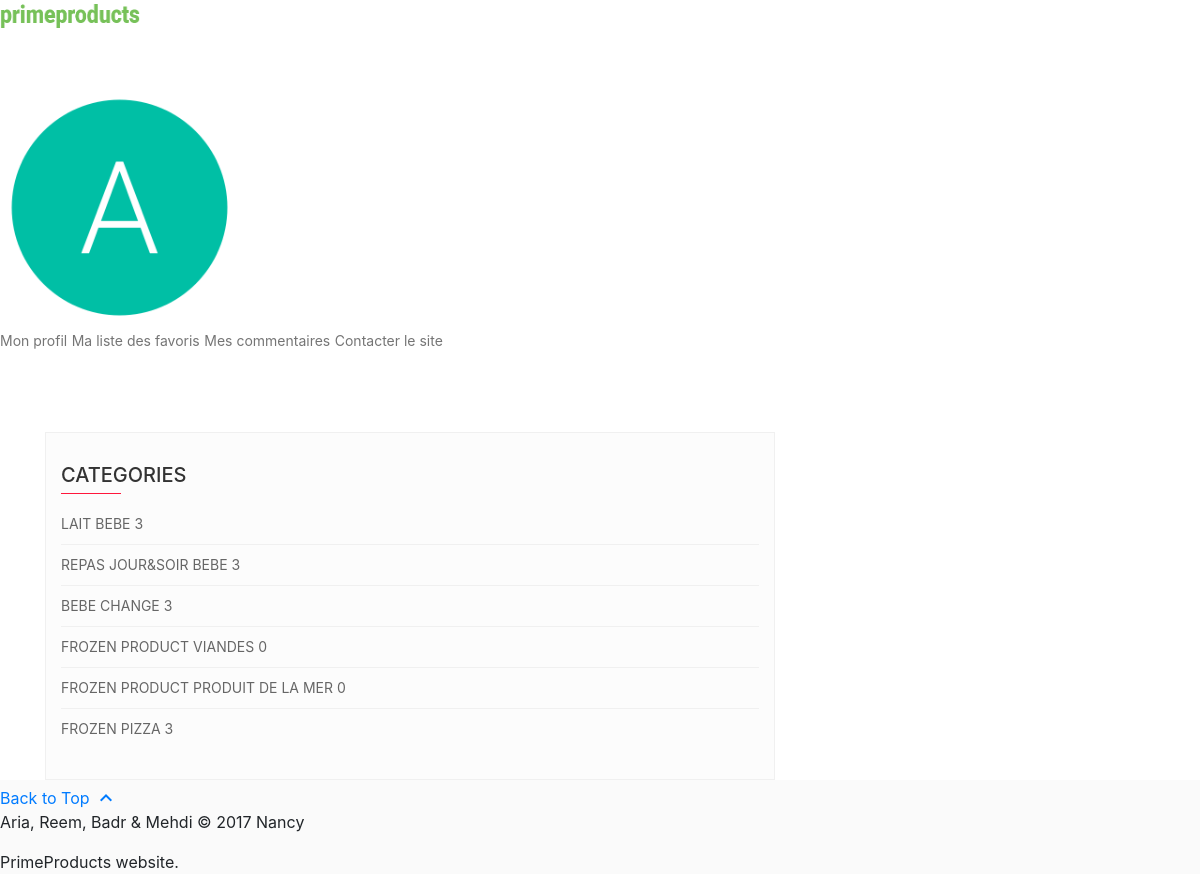
/categories_listing (signed in), run on the app's committed database.
### PrimeProductsWebsite/models.py (models this page shows)
class Category(models.Model):
    name = models.CharField(max_length=50, db_index=True)
    description = models.CharField(max_length=1000)

### PrimeProductsWebsite/views.py (the view)
# urls.py: url(r'^categories_listing$', views.categories_listing, name='categories_listing'),
def categories_listing(request):
    category=Category.objects.all()
    q = []
    for c in category:
        categorie = {'categorie':c.name ,'number_of_products':ProductNumber(c.pk)}
        q.append(categorie)
    return render(request, 'categories_listing.html', {'categories':q})

### PrimeProductsWebsite/views.py (called while the page is built)
def ProductNumber(categoryId):
    products=Product.objects.filter(category=categoryId)
    n=len(products)
    return n

### PrimeProductsWebsite/templates/categories_listing.html (shortened to what this page needs)
<!doctype html>
<html lang="en">
  <head>
    <link rel="stylesheet" href="https://storage.googleapis.com/code.getmdl.io/1.0.0/material.min.css">
    {% load static %}
    <link rel="stylesheet" href=" {% static "css/styles.css" %}?v=00005" type="text/css">
    <link rel="stylesheet" href=" {% static "css/bootstrap.css" %}?v=00001" type="text/css">
  </head>
  <body>
    <div class="mdl-layout mdl-js-layout mdl-layout--fixed-header">
      <div class="android-header mdl-layout__header mdl-layout__header--waterfall">
        <div class="mdl-layout__header-row">
          <span class="android-title mdl-layout-title">
            <img class="android-logo-image" src="/static/images/prime-logo.png">
          </span>
          <div class="android-navigation-container">
            <nav class="android-navigation mdl-navigation">
              <nav class="android-navigation mdl-navigation">
            </nav>
            </nav>
          </div>
        </div>
      </div>
      {% if user.is_authenticated %}
      <div class="android-drawer mdl-layout__drawer">
        <span>
          <img src="/static/images/alphabet/{{ user.username|make_list|first }}.png" style="width:240px">
        </span>
        <nav class="mdl-navigation">
          <a class="mdl-navigation__link" href="profile">Mon profil</a>
          <a class="mdl-navigation__link" href="favourite_list">Ma liste des favoris</a>
          <a class="mdl-navigation__link" href="my_comments">Mes commentaires</a>
          <a class="mdl-navigation__link" href="contact_form">Contacter le site</a>
        </nav>
      </div>
      {% endif %}
      <div class="android-content mdl-layout__content">
<div class="container">
<div class="row">
<div class="col-sm-8">
  <div class="single category">
    <h3 class="side-title">Categories</h3>
    <ul class="list-unstyled">
      {% for c in categories %}
      <li><a href="" title="">{{c.categorie}} <span class="pull-right">{{c.number_of_products}}</span></a></li>
      {% endfor %}
    </ul>
   </div>
</div>
</div>
</div>
        <footer class="android-footer mdl-mega-footer">
          <div class="mdl-mega-footer--top-section">
            <div class="mdl-mega-footer--right-section">
              <a class="mdl-typography--font-light" href="#top">
                Back to Top
                <i class="material-icons">expand_less</i>
              </a>
            </div>
          </div>
          <div class="mdl-mega-footer--middle-section">
            <p class="mdl-typography--font-light">Aria, Reem, Badr & Mehdi © 2017 Nancy</p>
            <p class="mdl-typography--font-light">PrimeProducts website.</p>
          </div>
        </footer>
      </div>
    </div>
  </body>
</html>

### PrimeProductsWebsite/static/css/styles.css (style rules this page uses)
body { margin: 0; }
.android-logo-image { height: 28px; width: 140px; }
.android-header { overflow: visible; background-color: white; }
.android-navigation-container { direction: rtl; order: 1; width: 500px; transition: opacity 0.2s cubic-bezier(0.4, 0, 0.2, 1), width 0.2s cubic-bezier(0.4, 0, 0.2, 1); }
.android-navigation { direction: ltr; justify-content: flex-end; width: 800px; }
.android-drawer { border-right: none; }
.android-drawer .mdl-navigation__link.mdl-navigation__link { font-size: 14px; color: #757575; }
.android-footer { background-color: #fafafa; position: relative; }
.android-footer .mdl-mega-footer--top-section::after { border-bottom: none; }
.android-footer .mdl-mega-footer--middle-section::after { border-bottom: none; }
.android-footer .mdl-mega-footer--right-section a .material-icons { position: relative; top: 6px; }

### PrimeProductsWebsite/templates/categories_listing.html (style rules this page uses)
.container { padding-top: 40px; }
.single { padding: 30px 15px; margin-top: 40px; background: #fcfcfc; border: 1px solid #f0f0f0; }
.single h3.side-title { margin: 0; margin-bottom: 10px; padding: 0; font-size: 20px; color: #333; text-transform: uppercase; }
.single h3.side-title:after { content: ''; width: 60px; height: 1px; background: #ff173c; display: block; margin-top: 6px; }
.single ul { margin-bottom: 0; }
.single li a { color: #666; font-size: 14px; text-transform: uppercase; border-bottom: 1px solid #f0f0f0; line-height: 40px; display: block; text-decoration: none; }
.single li:last-child a { border-bottom: 0; }

### data on the page
Category: categorie "LAIT BEBE"
Category: categorie "REPAS JOUR&SOIR BEBE"
Category: categorie "BEBE CHANGE"
Category: categorie "FROZEN PRODUCT VIANDES"
Category: categorie "FROZEN PRODUCT PRODUIT DE LA MER"
Category: categorie "FROZEN PIZZA"

### other printed values
{{ c.number_of_products }} "3" "3" "3" "0" "0" "3"
